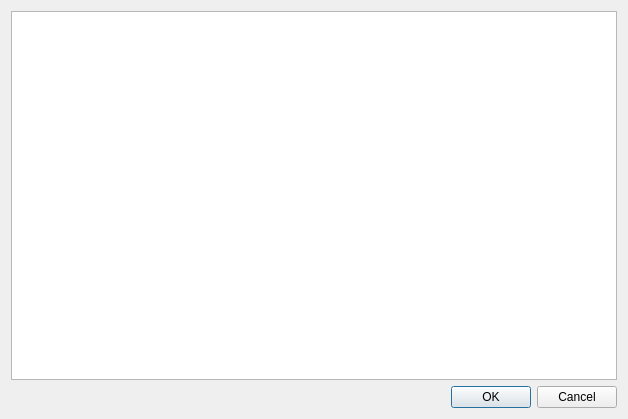
<?xml version="1.0" encoding="UTF-8"?>
<ui version="4.0">
 <class>LocalModUpdateDialog</class>
 <widget class="QDialog" name="LocalModUpdateDialog">
  <property name="geometry">
   <rect>
    <x>0</x>
    <y>0</y>
    <width>628</width>
    <height>419</height>
   </rect>
  </property>
  <property name="windowTitle">
   <string>Confirm Updates</string>
  </property>
  <layout class="QGridLayout" name="gridLayout">
   <item row="1" column="0">
    <widget class="QDialogButtonBox" name="buttonBox">
     <property name="orientation">
      <enum>Qt::Horizontal</enum>
     </property>
     <property name="standardButtons">
      <set>QDialogButtonBox::Cancel|QDialogButtonBox::Ok</set>
     </property>
     <property name="centerButtons">
      <bool>false</bool>
     </property>
    </widget>
   </item>
   <item row="0" column="0">
    <widget class="QTableView" name="updateTableView">
     <property name="sizeAdjustPolicy">
      <enum>QAbstractScrollArea::AdjustToContents</enum>
     </property>
     <property name="editTriggers">
      <set>QAbstractItemView::NoEditTriggers</set>
     </property>
     <property name="selectionMode">
      <enum>QAbstractItemView::SingleSelection</enum>
     </property>
     <property name="selectionBehavior">
      <enum>QAbstractItemView::SelectRows</enum>
     </property>
     <property name="showGrid">
      <bool>false</bool>
     </property>
     <attribute name="horizontalHeaderVisible">
      <bool>false</bool>
     </attribute>
     <attribute name="horizontalHeaderStretchLastSection">
      <bool>false</bool>
     </attribute>
     <attribute name="verticalHeaderVisible">
      <bool>false</bool>
     </attribute>
     <attribute name="verticalHeaderStretchLastSection">
      <bool>false</bool>
     </attribute>
    </widget>
   </item>
  </layout>
 </widget>
 <resources/>
 <connections>
  <connection>
   <sender>buttonBox</sender>
   <signal>accepted()</signal>
   <receiver>LocalModUpdateDialog</receiver>
   <slot>accept()</slot>
   <hints>
    <hint type="sourcelabel">
     <x>248</x>
     <y>254</y>
    </hint>
    <hint type="destinationlabel">
     <x>157</x>
     <y>274</y>
    </hint>
   </hints>
  </connection>
  <connection>
   <sender>buttonBox</sender>
   <signal>rejected()</signal>
   <receiver>LocalModUpdateDialog</receiver>
   <slot>reject()</slot>
   <hints>
    <hint type="sourcelabel">
     <x>316</x>
     <y>260</y>
    </hint>
    <hint type="destinationlabel">
     <x>286</x>
     <y>274</y>
    </hint>
   </hints>
  </connection>
 </connections>
</ui>
